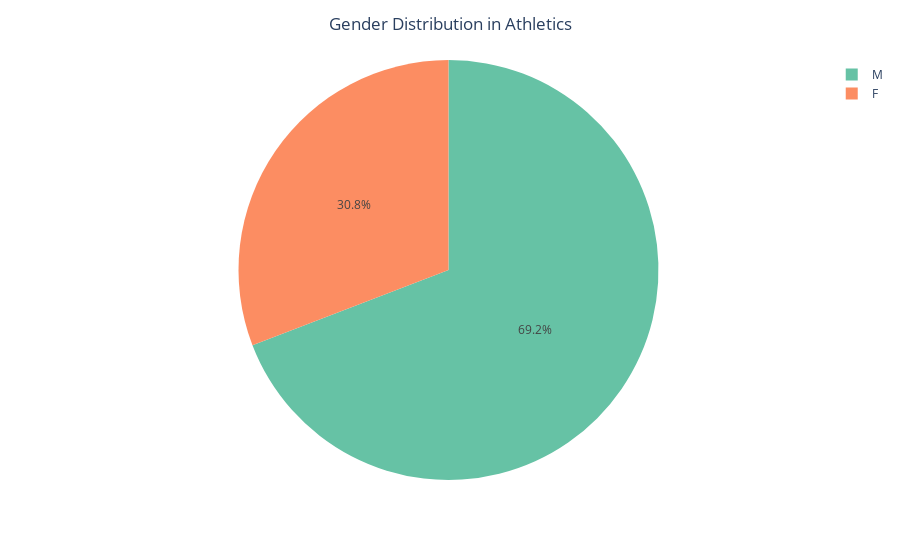

The cell this chart's notebook holds for it:
### Markdown cell above
Athletics is the most popular game and has been contested at every Summer Olympics since the birth of the modern Olympic movement at the 1896 Summer Olympics. The athletics program traces its earliest roots to events used in the ancient Greek Olympics. The modern program includes track and field events, road running events, and racewalking events.
\
<img src="https://images.unsplash.com/photo-1532444458054-01a7dd3e9fca?ixlib=rb-1.2.1&ixid=MnwxMjA3fDB8MHxwaG90by1wYWdlfHx8fGVufDB8fHx8&auto=format&fit=crop&w=1112&q=80" width=500 
height=500 />

### Code cell
athletics = df[df['Sport'] == 'Athletics']
fig1= px.pie(athletics, values ='ID', names = 'Sex',color_discrete_sequence=px.colors.qualitative.Set2)
fig1.update_layout(title = 'Gender Distribution in Athletics',title_x=0.5 )

### Figure 1 — Plotly figure (JSON) as saved in the notebook; plotly's stock layout.template omitted (floating-point values rounded to 4 significant figures; data arrays with more than 128 entries replaced by an {"elided": "..."} marker saying what was removed)
{"data": [{"domain": {"x": [0, 1], "y": [0, 1]}, "hovertemplate": "Sex=%{label}<br>ID=%{value}<extra></extra>", "labels": {"elided": "38624 str values"}, "legendgroup": "", "name": "", "showlegend": true, "type": "pie", "values": {"elided": "38624 int values"}}], "layout": {"legend": {"tracegroupgap": 0}, "margin": {"t": 60}, "piecolorway": ["rgb(102,194,165)", "rgb(252,141,98)", "rgb(141,160,203)", "rgb(231,138,195)", "rgb(166,216,84)", "rgb(255,217,47)", "rgb(229,196,148)", "rgb(179,179,179)"], "title": {"text": "Gender Distribution in Athletics", "x": 0.5}}}
